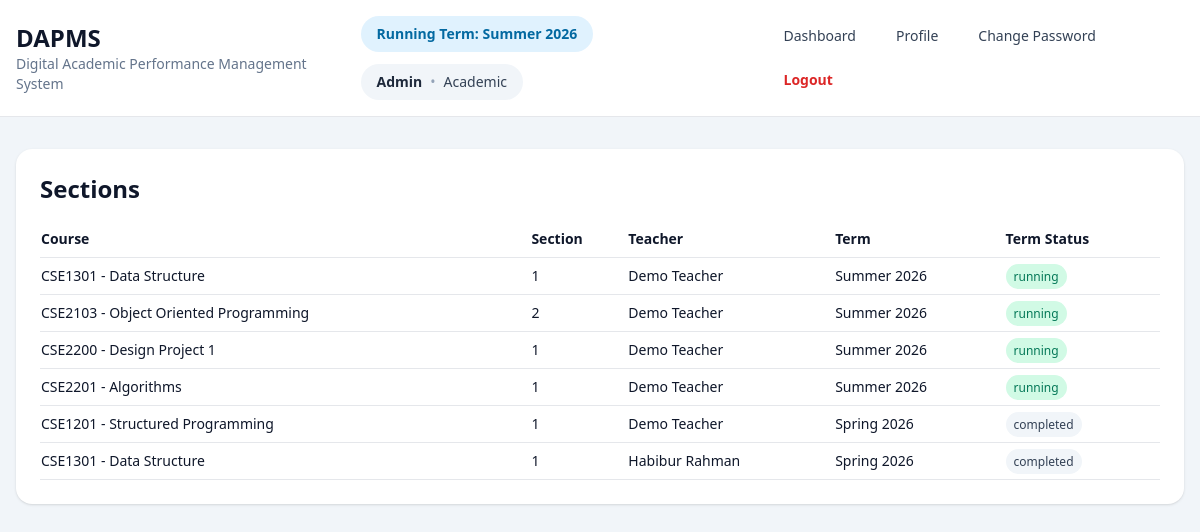
Screenshot of /admin/sections (signed in) with the database file from the repository.
### tables this page shows
CREATE TABLE terms(
            id INTEGER PRIMARY KEY AUTOINCREMENT,
            name TEXT NOT NULL,
            start_date TEXT NOT NULL,
            end_date TEXT NOT NULL,
            status TEXT NOT NULL DEFAULT 'running'
        , semester TEXT, year INTEGER);

CREATE TABLE users(
            id INTEGER PRIMARY KEY AUTOINCREMENT,
            role TEXT NOT NULL,
            name TEXT NOT NULL,
            email TEXT NOT NULL UNIQUE,
            password_hash TEXT NOT NULL,
            department TEXT NOT NULL
        );

CREATE TABLE sections(
            id INTEGER PRIMARY KEY AUTOINCREMENT,
            section_no TEXT NOT NULL,
            room_no TEXT NOT NULL,
            schedule TEXT NOT NULL,
            term_id INTEGER NOT NULL,
            course_id INTEGER NOT NULL,
            teacher_user_id INTEGER NOT NULL,
            UNIQUE(term_id, course_id, section_no),
            FOREIGN KEY(term_id) REFERENCES terms(id) ON DELETE CASCADE,
            FOREIGN KEY(course_id) REFERENCES courses(id) ON DELETE CASCADE,
            FOREIGN KEY(teacher_user_id) REFERENCES users(id) ON DELETE CASCADE
        );

CREATE TABLE courses(
            id INTEGER PRIMARY KEY AUTOINCREMENT,
            course_code TEXT NOT NULL UNIQUE,
            title TEXT NOT NULL,
            credit INTEGER NOT NULL
        );

### app/routes/admin.py (the view)
@bp.route('/sections')
@role_required('admin')
def sections():
    return render_template('admin/list_sections.html', rows=_manager().list_sections())

### app/core/security.py (called while the page is built)
def load_user():
    user_id = session.get('user_id')
    if not user_id:
        g.user = None
        return
    g.user = get_db().execute('SELECT * FROM users WHERE id=?', (user_id,)).fetchone()

def role_required(*roles):
    def decorator(view):
        @wraps(view)
        def wrapped(*args, **kwargs):
            if session.get('role') not in roles:
                return redirect(url_for('auth.login'))
            return view(*args, **kwargs)
        return wrapped
    return decorator

### app/db.py (called while the page is built)
def get_db():
    if 'db' not in g:
        g.db = sqlite3.connect(current_app.config['DATABASE'])
        g.db.row_factory = sqlite3.Row
        g.db.execute('PRAGMA foreign_keys = ON')
    return g.db

### app/managers/admin_manager.py (called while the page is built)
    def list_sections(self):
        return self.db.execute('''SELECT sections.id, courses.course_code, courses.title, sections.section_no, terms.name as term_name, terms.status as term_status, users.name as teacher_name FROM sections JOIN courses ON courses.id=sections.course_id JOIN terms ON terms.id=sections.term_id JOIN users ON users.id=sections.teacher_user_id ORDER BY terms.year DESC, terms.id DESC, courses.course_code''').fetchall()

### app/routes/admin.py (called while the page is built)
def _manager() -> AdminManager:
    return AdminManager(get_db())

### app/routes/auth.py (called while the page is built)
@bp.before_app_request
def before():
    load_user()

### app/templates/admin/list_sections.html
{% extends 'layout.html' %}
{% block content %}
<div class="bg-white rounded-2xl shadow p-6">
<h2 class="text-2xl font-bold mb-4">Sections</h2>
<div class="overflow-auto"><table class="w-full text-sm"><tr class="border-b"><th class="text-left py-2">Course</th><th class="text-left">Section</th><th class="text-left">Teacher</th><th class="text-left">Term</th><th class="text-left">Term Status</th></tr>{% for r in rows %}<tr class="border-b"><td class="py-2">{{ r['course_code'] }} - {{ r['title'] }}</td><td>{{ r['section_no'] }}</td><td>{{ r['teacher_name'] }}</td><td>{{ r['term_name'] }}</td><td><span class="px-2 py-1 rounded-full text-xs {% if r['term_status']=='running' %}bg-emerald-100 text-emerald-700{% elif r['term_status']=='upcoming' %}bg-amber-100 text-amber-700{% else %}bg-slate-100 text-slate-700{% endif %}">{{ r['term_status'] }}</span></td></tr>{% endfor %}</table></div>
</div>
{% endblock %}

### app/templates/layout.html (shortened to what this page needs)
<!DOCTYPE html>
<html>
<head>
  <script src="https://cdn.tailwindcss.com"></script>
</head>
<body class="bg-slate-100 text-slate-900 min-h-screen">
  <nav class="bg-white border-b sticky top-0 z-20">
    <div class="max-w-7xl mx-auto px-4 py-4 flex justify-between items-center gap-4">
      <div>
        <h1 class="text-2xl font-bold">DAPMS</h1>
        <p class="text-sm text-slate-500">Digital Academic Performance Management System</p>
      </div>
     <div class="flex flex-col lg:flex-row lg:items-center lg:justify-between gap-4">
  <div class="flex flex-wrap items-center gap-3">
    {% if current_term %}
      <span class="inline-flex items-center px-4 py-2 rounded-full bg-sky-100 text-sky-700 text-sm font-semibold">
        Running Term: {{ current_term['name'] }}
      </span>
    {% endif %}
    {% if current_user %}
      <div class="inline-flex items-center px-4 py-2 rounded-full bg-slate-100 text-slate-700 text-sm">
        <span class="font-semibold text-slate-800">{{ current_user['name'] }}</span>
        {% if current_user['department'] %}
          <span class="mx-2 text-slate-400">•</span>
          <span>{{ current_user['department'] }}</span>
        {% endif %}
      </div>
    {% endif %}
  </div>
  <div class="flex flex-wrap items-center gap-2">
    {% if session.get('role') == 'admin' %}
      <a href="{{ url_for('admin.dashboard') }}"
         class="px-4 py-2 rounded-xl text-sm font-medium transition
         {% if request.endpoint == 'admin.dashboard' %}
           bg-sky-600 text-white font-bold shadow
         {% else %}
           text-slate-700 hover:bg-slate-100 hover:text-sky-700
         {% endif %}">
        Dashboard
      </a>
    {% endif %}
    {% if session.get('user_id') %}
      <a href="{{ url_for('auth.profile') }}"
         class="px-4 py-2 rounded-xl text-sm font-medium transition
         {% if request.endpoint == 'auth.profile' %}
           bg-sky-600 text-white font-bold shadow
         {% else %}
           text-slate-700 hover:bg-slate-100 hover:text-sky-700
         {% endif %}">
        Profile
      </a>
    {% endif %}
    {% if session.get('user_id') %}
      <a href="{{ url_for('auth.change_password') }}"
         class="px-4 py-2 rounded-xl text-sm font-medium transition
         {% if request.endpoint == 'auth.change_password' %}
           bg-sky-600 text-white font-bold shadow
         {% else %}
           text-slate-700 hover:bg-slate-100 hover:text-sky-700
         {% endif %}">
        Change Password
      </a>
    {% endif %}
    {% if session.get('user_id') %}
      <a href="{{ url_for('auth.logout') }}"
         class="px-4 py-2 rounded-xl text-sm font-semibold text-red-600 hover:bg-red-50 hover:text-red-700 transition">
        Logout
      </a>
    {% else %}
      <a href="{{ url_for('auth.forgot_password') }}"
         class="px-4 py-2 rounded-xl text-sm font-medium text-slate-700 hover:bg-slate-100 hover:text-sky-700 transition">
        Forgot Password
      </a>
    {% endif %}
  </div>
</div>
    </div>
  </nav>
  <div class="max-w-7xl mx-auto px-4 py-8">
    {% block content %}{% endblock %}
  </div>
</body>
</html>

### rows the page displays
terms: name "Summer 2026"
users: name "Admin", department "Academic"
sections: course_code "CSE1301", title "Data Structure", section_no "1", teacher_name "Demo Teacher", term_name "Summer 2026", term_status "running"
sections: course_code "CSE2103", title "Object Oriented Programming", section_no "2", teacher_name "Demo Teacher", term_name "Summer 2026", term_status "running"
sections: course_code "CSE2200", title "Design Project 1", section_no "1", teacher_name "Demo Teacher", term_name "Summer 2026", term_status "running"
sections: course_code "CSE2201", title "Algorithms", section_no "1", teacher_name "Demo Teacher", term_name "Summer 2026", term_status "running"
sections: course_code "CSE1201", title "Structured Programming", section_no "1", teacher_name "Demo Teacher", term_name "Spring 2026", term_status "completed"
sections: course_code "CSE1301", title "Data Structure", section_no "1", teacher_name "Habibur Rahman", term_name "Spring 2026", term_status "completed"
